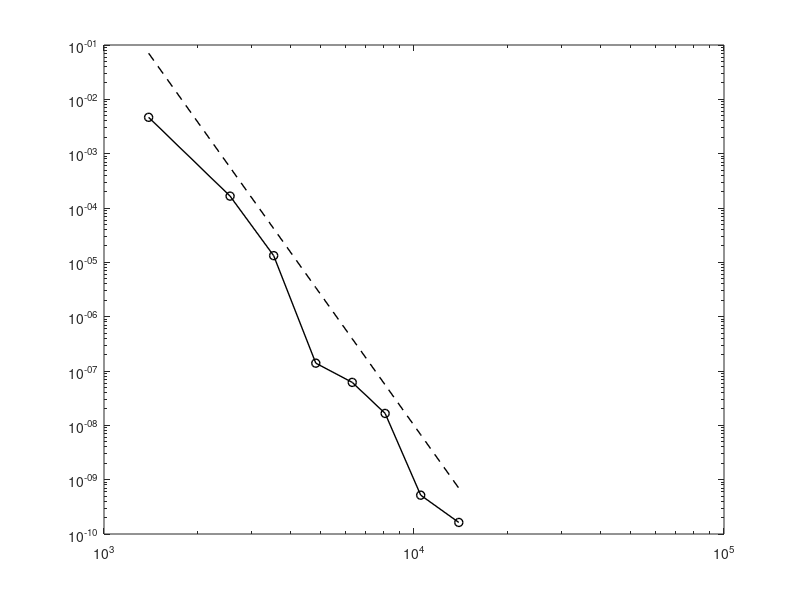

Write the MATLAB code that produced this figure. (Note: this script raises an error after producing the figure.)
n = 16;
% maxerr = [0.003762714917025;
%           1.912797084195894e-04;
%           1.106149708851589e-05;
%           6.984492997297309e-07;
%           3.257050273930417e-07;];

% Error is max(strip, bulk)
nleaf = [1393;   % 1e-0
         2551;   % 1e-1
         3526;   % 1e-2
         4822;   % 1e-3
         6322;   % 1e-4
         8071;   % 1e-5
         10510;  % 1e-6
         13948]; % 1e-7
maxerr = [0.004667048954933;
          1.653811892097234e-04;
          1.328562591362825e-05;
          1.394195626724937e-07;
          6.171313216007945e-08;
          1.655633985464533e-08;
          5.181657047881316e-10;
          1.631926399570105e-10]; % Strip is 3.83716e-10
      
loglog(nleaf, maxerr, 'ko-', 'linewidth', 1)
hold on
loglog(nleaf, 1e24*nleaf.^-8, 'k--', 'linewidth', 1)
shg

%% Circle
nleaf = [91;  % 1e-0
         175; % 1e-1
         346]; % 1e-2
maxerr = [0.004010433724844;
          5.992201506016537e-04;
          6.157229307145462e-04;
          5.992201506016537e-04];
semilogy(nleaf, maxerr, 'ko-', 'linewidth', 1)
shg

%% Circle low degree f

nleaf = [1; 28; 88; 268; 376; 724]; % 1e-0 to 1e-4
maxerr = [0.036692111852662;
          0.001912782040598;
          0.001833421995395;
          4.342132115461861e-06;
          3.460203431927822e-06;
          1.661226858157283e-08];
semilogy(nleaf, maxerr, 'ko-', 'linewidth', 1)
shg
          
%% Ellipse
nleaf = [319; 682; 979; 1345; 1831; 2380; 3034]; % 1e-0 to 1e-5
maxerr = [0.004248312745891;
          1.339358858258866e-04;
          1.244124149935022e-05;
          4.854032688017540e-07;
          2.828468848026233e-08;
          6.181107070624137e-09;
          6.174966427074935e-09];
loglog(nleaf, maxerr, 'ko-', 'linewidth', 1)
%semilogy(nleaf, maxerr, 'ko-', 'linewidth', 1)
hold on
nn = nleaf(2:end);
loglog(nn, 1e20*nn.^-8, 'k--', 'linewidth', 1)
shg

%% Ellipse 5:1
nleaf = [832; 1204; 1528; 1960; 2464]; % 1e-4 to 1e-8
maxerr = [1.554366905465177e-06;
          9.18522e-09;
          4.285835020212403e-10;
          4.287578070361064e-10;
          8.753886504564434e-12];
semilogy(nleaf, maxerr, 'ko-', 'linewidth', 1)
shg
